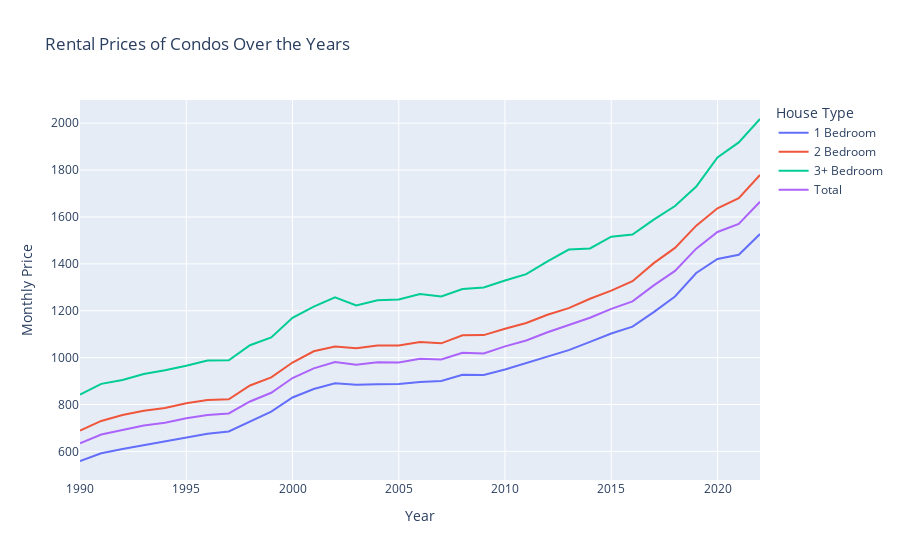

Notebook code for this chart:
### Code cell
fig = px.line(rent, 
              x='Year', 
              y=rent.columns[2:], 
              labels={'value': 'Monthly Price', 'variable':'House Type'}, 
              title='Rental Prices of Condos Over the Years',
              hover_name='Year',)

fig.update_layout(
    xaxis_title='Year',
    yaxis_title='Monthly Price',
    legend_title_text='House Type'
)

fig.show()

### Figure 1 — Plotly figure (JSON) as saved in the notebook; plotly's stock layout.template omitted (floating-point values rounded to 4 significant figures)
{"data": [{"hovertemplate": "<b>%{hovertext}</b><br><br>House Type=1 Bedroom<br>Year=%{x}<br>Monthly Price=%{y}<extra></extra>", "hovertext": [1990, 1991, 1992, 1993, 1994, 1995, 1996, 1997, 1998, 1999, 2000, 2001, 2002, 2003, 2004, 2005, 2006, 2007, 2008, 2009, 2010, 2011, 2012, 2013, 2014, 2015, 2016, 2017, 2018, 2019, 2020, 2021, 2022], "legendgroup": "1 Bedroom", "line": {"color": "#636efa", "dash": "solid"}, "marker": {"symbol": "circle"}, "mode": "lines", "name": "1 Bedroom", "orientation": "v", "showlegend": true, "type": "scatter", "x": [1990, 1991, 1992, 1993, 1994, 1995, 1996, 1997, 1998, 1999, 2000, 2001, 2002, 2003, 2004, 2005, 2006, 2007, 2008, 2009, 2010, 2011, 2012, 2013, 2014, 2015, 2016, 2017, 2018, 2019, 2020, 2021, 2022], "xaxis": "x", "y": [559, 592, 610, 627, 641, 661, 675, 685, 729, 770, 830, 866, 891, 884, 886, 888, 896, 900, 927, 926, 949, 977, 1007, 1032, 1067, 1103, 1132, 1194, 1261, 1361, 1421, 1439, 1527], "yaxis": "y"}, {"hovertemplate": "<b>%{hovertext}</b><br><br>House Type=2 Bedroom<br>Year=%{x}<br>Monthly Price=%{y}<extra></extra>", "hovertext": [1990, 1991, 1992, 1993, 1994, 1995, 1996, 1997, 1998, 1999, 2000, 2001, 2002, 2003, 2004, 2005, 2006, 2007, 2008, 2009, 2010, 2011, 2012, 2013, 2014, 2015, 2016, 2017, 2018, 2019, 2020, 2021, 2022], "legendgroup": "2 Bedroom", "line": {"color": "#EF553B", "dash": "solid"}, "marker": {"symbol": "circle"}, "mode": "lines", "name": "2 Bedroom", "orientation": "v", "showlegend": true, "type": "scatter", "x": [1990, 1991, 1992, 1993, 1994, 1995, 1996, 1997, 1998, 1999, 2000, 2001, 2002, 2003, 2004, 2005, 2006, 2007, 2008, 2009, 2010, 2011, 2012, 2013, 2014, 2015, 2016, 2017, 2018, 2019, 2020, 2021, 2022], "xaxis": "x", "y": [689, 730, 755, 773, 785, 805, 819, 822, 881, 916, 979, 1027, 1047, 1040, 1052, 1052, 1067, 1061, 1095, 1096, 1123, 1148, 1183, 1211, 1251, 1286, 1326, 1403, 1468, 1563, 1637, 1680, 1779], "yaxis": "y"}, {"hovertemplate": "<b>%{hovertext}</b><br><br>House Type=3+ Bedroom<br>Year=%{x}<br>Monthly Price=%{y}<extra></extra>", "hovertext": [1990, 1991, 1992, 1993, 1994, 1995, 1996, 1997, 1998, 1999, 2000, 2001, 2002, 2003, 2004, 2005, 2006, 2007, 2008, 2009, 2010, 2011, 2012, 2013, 2014, 2015, 2016, 2017, 2018, 2019, 2020, 2021, 2022], "legendgroup": "3+ Bedroom", "line": {"color": "#00cc96", "dash": "solid"}, "marker": {"symbol": "circle"}, "mode": "lines", "name": "3+ Bedroom", "orientation": "v", "showlegend": true, "type": "scatter", "x": [1990, 1991, 1992, 1993, 1994, 1995, 1996, 1997, 1998, 1999, 2000, 2001, 2002, 2003, 2004, 2005, 2006, 2007, 2008, 2009, 2010, 2011, 2012, 2013, 2014, 2015, 2016, 2017, 2018, 2019, 2020, 2021, 2022], "xaxis": "x", "y": [842, 888, 905, 930, 946, 965, 988, 989, 1053, 1086, 1170, 1218, 1257, 1223, 1245, 1248, 1271, 1261, 1293, 1299, 1329, 1356, 1411, 1461, 1466, 1516, 1525, 1589, 1647, 1730, 1854, 1918, 2018], "yaxis": "y"}, {"hovertemplate": "<b>%{hovertext}</b><br><br>House Type=Total<br>Year=%{x}<br>Monthly Price=%{y}<extra></extra>", "hovertext": [1990, 1991, 1992, 1993, 1994, 1995, 1996, 1997, 1998, 1999, 2000, 2001, 2002, 2003, 2004, 2005, 2006, 2007, 2008, 2009, 2010, 2011, 2012, 2013, 2014, 2015, 2016, 2017, 2018, 2019, 2020, 2021, 2022], "legendgroup": "Total", "line": {"color": "#ab63fa", "dash": "solid"}, "marker": {"symbol": "circle"}, "mode": "lines", "name": "Total", "orientation": "v", "showlegend": true, "type": "scatter", "x": [1990, 1991, 1992, 1993, 1994, 1995, 1996, 1997, 1998, 1999, 2000, 2001, 2002, 2003, 2004, 2005, 2006, 2007, 2008, 2009, 2010, 2011, 2012, 2013, 2014, 2015, 2016, 2017, 2018, 2019, 2020, 2021, 2022], "xaxis": "x", "y": [634, 672, 691, 710, 722, 741, 755, 762, 813, 850, 913, 954, 981, 970, 980, 979, 995, 992, 1021, 1018, 1048, 1073, 1108, 1138, 1170, 1208, 1240, 1308, 1370, 1465, 1536, 1570, 1665], "yaxis": "y"}], "layout": {"legend": {"title": {"text": "House Type"}, "tracegroupgap": 0}, "title": {"text": "Rental Prices of Condos Over the Years"}, "xaxis": {"anchor": "y", "domain": [0, 1], "title": {"text": "Year"}}, "yaxis": {"anchor": "x", "domain": [0, 1], "title": {"text": "Monthly Price"}}}}
